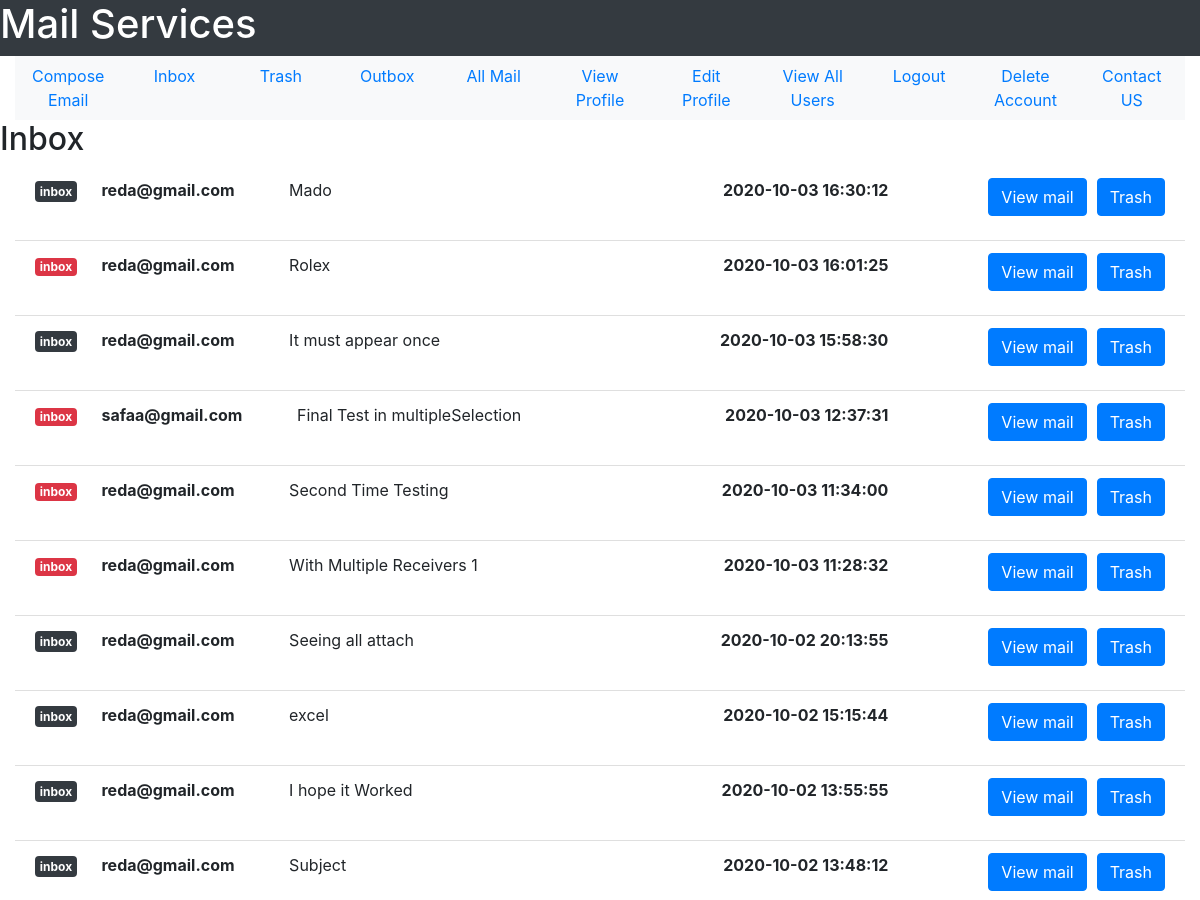
Before: /inbox (signed in, upper part) with the older database file.
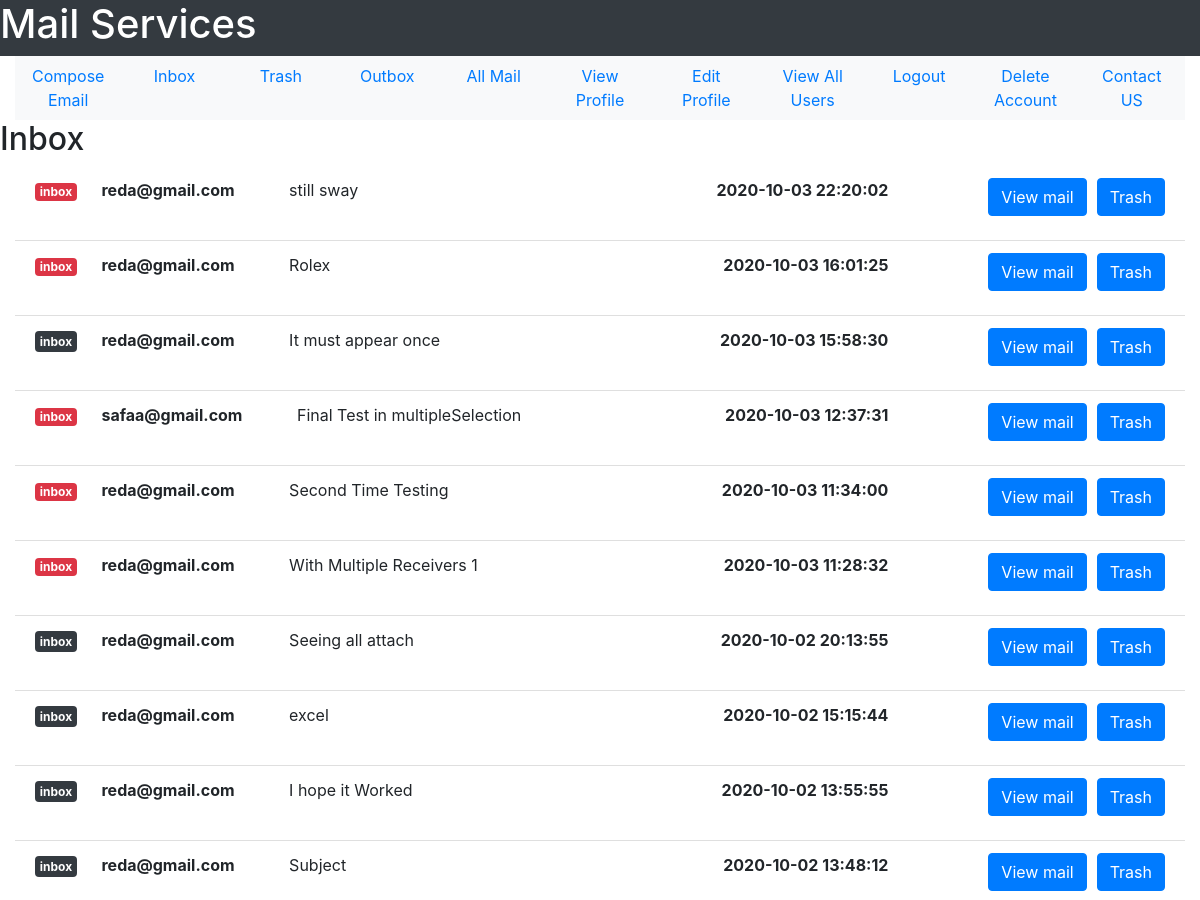
After: the same page with the newer database file.
### tables this page shows
CREATE TABLE user(user_id INTEGER PRIMARY KEY, user_name TEXT NOT NULL, user_email TEXT NOT NULL, user_password TEXT  NOT NULL, user_gender TEXT NOT NULL, user_date_of_birth TEXT NOT NULL, user_city TEXT NOT NULL, user_country TEXT NOT NULL, user_contact INTEGER, user_account_creation_date TEXT NOT NULL, user_active INTEGER DEFAULT 0 CHECK(user_active == 1 OR user_active == 0), UNIQUE(user_email));

CREATE TABLE mail(mail_id INTEGER PRIMARY KEY, sender_id INTEGER NOT NULL, receiver_id INTEGER NOT NULL, mail_subject TEXT, mail_body TEXT,  mail_date TEXT NOT NULL,mail_seen INTEGER DEFAULT 0 CHECK(mail_seen == 0 OR mail_seen == 1), sender_trashed INTEGER DEFAULT 0 CHECK(sender_trashed == 0 OR sender_trashed == 1), receiver_trashed INTEGER DEFAULT 0 CHECK(receiver_trashed == 0 OR receiver_trashed == 1), multiple_receivers INTEGER DEFAULT 0 CHECK(multiple_receivers == 0 OR multiple_receivers == 1), FOREIGN KEY(sender_id, receiver_id) REFERENCES user(user_id, user_id));

### User/User_Mail/user_mail.py (the view)
@user_mail_bp.route("/inbox")
def see_inbox():
    inbox = return_inbox(get_user_id(session["email"]))
    return render_template("User_Mail/inbox.html", inbox_mails = inbox)

### User/User_Mail/user_mail.py (called while the page is built)
def get_user_id(user_email):
    sqlite_connection = sqlite3.connect('MAIL_DB.db')
    select_user_query = """SELECT user_id FROM user WHERE user_email = ?;"""
    select_user_query_data = (user_email,)
    user_record = sqlite_connection.execute(select_user_query, select_user_query_data)
    user_id = 0
    for data in user_record:
        user_id = data[0]
    sqlite_connection.close()
    return user_id

def get_user_email(user_id):
    sqlite_connection = sqlite3.connect('MAIL_DB.db')
    select_user_query = """SELECT user_email FROM user WHERE user_id = ?;"""
    select_user_query_data = (user_id,)
    user_record = sqlite_connection.execute(select_user_query, select_user_query_data)
    user_email = ""
    for data in user_record:
        user_email = data[0]
    sqlite_connection.close()
    return user_email

def remove_milli_seconds(full_date):
    date = datetime.strptime(full_date, '%Y-%m-%d %H:%M:%S.%f')
    return date.strftime('%Y-%m-%d %H:%M:%S')

### User/User_Mail/templates/User_Mail/inbox.html (shortened to what this page needs)
<!DOCTYPE html>
<html lang = 'en'>
    <head>
        <link rel="stylesheet" href="https://maxcdn.bootstrapcdn.com/bootstrap/4.5.2/css/bootstrap.min.css">
    </head>
<body>
    <div class = "container-fluid">
        <div class = "row text-white bg-dark">
            <h1>Mail Services</h1>
        </div>
        <div>
            <ul class = "nav nav-justified bg-light">
                <li class = 'nav-item'>
                    <a href = "{{url_for('user_mail_bp.compose_email')}}" class = 'nav-link'>Compose Email</a>
                </li>
                <li class = 'nav-item'>
                    <a href = "{{url_for('user_mail_bp.see_inbox')}}" class = 'nav-link'>Inbox</a>
                </li>
                <li class = 'nav-item'>
                    <a href = "{{url_for('user_mail_bp.trash')}}" class = 'nav-link'>Trash</a>
                </li>
                <li class = 'nav-item'>
                    <a href = "{{url_for('user_mail_bp.see_outbox')}}" class = 'nav-link'>Outbox</a>
                </li>
                <li class = 'nav-item'>
                    <a href = "{{url_for('user_mail_bp.see_all_mail')}}" class = 'nav-link'>All Mail</a>
                </li>
                <li class = 'nav-item'>
                    <a href = "{{url_for('user_profile_bp.view_profile')}}" class = 'nav-link'>View Profile</a>
                </li>
                <li class = 'nav-item'>
                    <a href = "{{url_for('user_profile_bp.edit_profile_form')}}" class = 'nav-link'>Edit Profile</a>
                </li>
                <li class = 'nav-item'>
                    <a href = "{{url_for('user_profile_bp.view_all_users')}}" class = 'nav-link'>View All Users</a>
                </li>
                <li class = 'nav-item'>
                    <a href = "{{url_for('user_profile_bp.logout')}}" class = 'nav-link'>Logout</a>
                </li>
                <li class = 'nav-item'>
                    <a href = "{{url_for('user_profile_bp.delete_account')}}" class = 'nav-link'>Delete Account</a>
                </li>
                <li class = 'nav-item'>
                    <a href = '#' class = 'nav-link'>Contact US</a>
                </li>
            </ul>
        </div>
        <div class = "row">
            <h2>Inbox</h2>
        </div>
    <div>
       <ul class = "list-group list-group-flush">
        {%for mail in inbox_mails%}
           <li class = "list-group-item">
               <p style = 'padding-bottom: 10px;'>
                {% if mail['mail_seen']%}
                <span class = 'badge badge-dark' style = 'display:inline;'>inbox</span>
                {% else %}
                    <span class = 'badge badge-danger'>inbox</span>
                {% endif %}
                <strong style = "margin-left: 20px;"> {{mail['sender_mail']}}</strong>
                <span style = 'margin-left: 50px;margin-right:50px;' id = "mailSubject">{{mail['mail_subject']}}</span>
                <a href = "{{url_for('user_mail_bp.inbox_to_trash', mail_id = mail['mail_id'])}}" class = "btn btn-primary float-right" style = "margin-left: 10px;">Trash</a>
                <a href = "{{url_for('user_mail_bp.view_mail', mail_id = mail['mail_id'])}}"
                 class = "btn btn-primary float-right" style = "display:inline;">View mail</a>
                <strong style = 'margin-right:100px;' class = "float-right">{{mail['mail_date']}}</strong>
                </p>
           </li>
           {%endfor%}
       </ul>
    </div>
</body>
</html>

Changed rows visible on the page:
no longer on this page (row edited): mail: mail_subject "Mado"
added mail: mail_subject "still sway"
Other visible differences:
new list line: "inbox Trash View mail 2020-10-03 22:20:02"
new list line: "reda@gmail.com"
list line gone: "inbox Trash View mail 2020-10-03 16:30:12"
list line gone: "reda@gmail.com"
